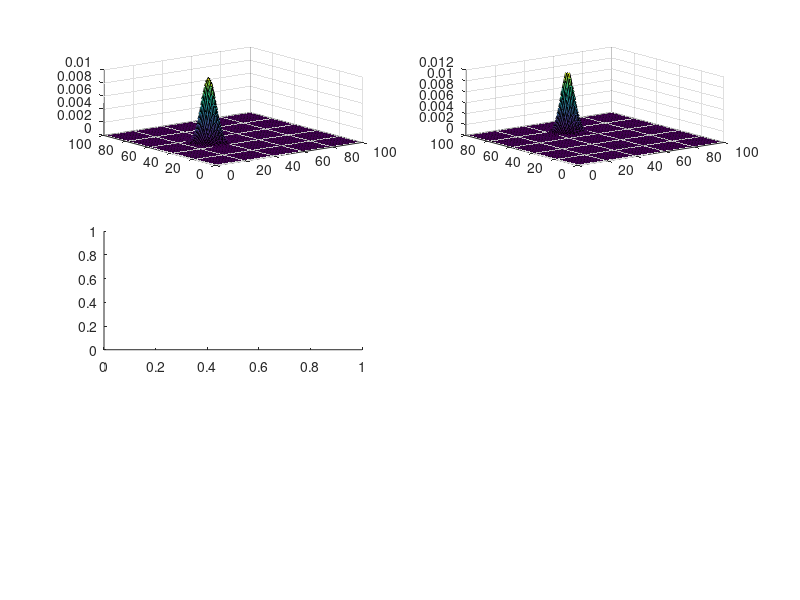

MATLAB code for this plot: (Note: this script raises an error after producing the figure.)
% clear; clc;
I = 0.0 + 1.0i;
psi_re_test = load("psi_re.txt");
psi_im_test = load("psi_im.txt");
psi_new_re_test = load("psi_new_re.txt");
psi_new_im_test = load("psi_new_im.txt");
psi_test = abs(psi_re_test + psi_im_test * I);
psi_new_test = abs(psi_new_re_test + psi_new_im_test * I);
V_test = load("potential_test.txt");

[X, Y] = meshgrid(1:100,1:100);
figure(1);
subplot(3,2,1);
surf(X', Y', psi_test);
subplot(3,2,2);
surf(X', Y', psi_new_test);
subplot(3,2,3);
surf(X', Y', abs(psi));
subplot(3,2,4);
surf(X', Y', abs(psi_new));
subplot(3,2,5);
surf(X', Y', V);
subplot(3,2,6);
surf(X', Y', V_test);

diff = psi_new_test - psi_new;
sqrt(sum(sum(abs(diff).^2))/10000)
